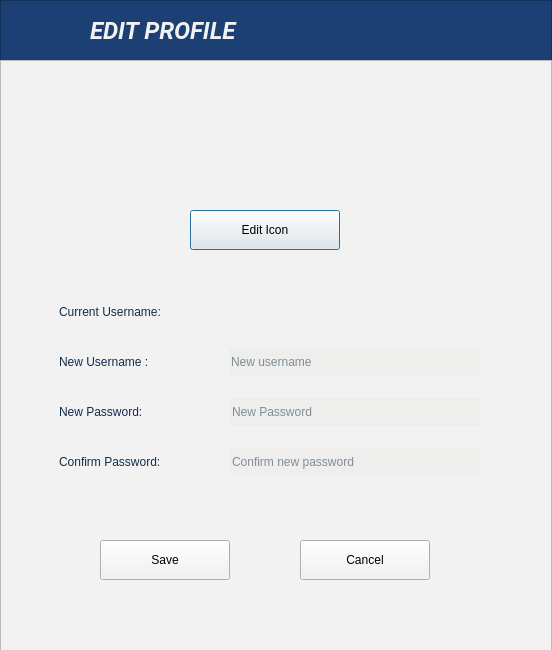
<?xml version="1.0" encoding="UTF-8"?>
<ui version="4.0">
 <class>changePasswordDialog</class>
 <widget class="QDialog" name="changePasswordDialog">
  <property name="geometry">
   <rect>
    <x>0</x>
    <y>0</y>
    <width>552</width>
    <height>650</height>
   </rect>
  </property>
  <property name="sizePolicy">
   <sizepolicy hsizetype="Fixed" vsizetype="Fixed">
    <horstretch>0</horstretch>
    <verstretch>0</verstretch>
   </sizepolicy>
  </property>
  <property name="font">
   <font>
    <family>Roboto Light</family>
   </font>
  </property>
  <property name="windowTitle">
   <string>Edit Profile</string>
  </property>
  <property name="windowIcon">
   <iconset resource="resource.qrc">
    <normaloff>:/images/user.png</normaloff>:/images/user.png</iconset>
  </property>
  <property name="styleSheet">
   <string notr="true">background-color: #F2F2f2;</string>
  </property>
  <widget class="QFrame" name="header_user_page">
   <property name="geometry">
    <rect>
     <x>0</x>
     <y>0</y>
     <width>552</width>
     <height>61</height>
    </rect>
   </property>
   <property name="styleSheet">
    <string notr="true">background-color: #1C4073;</string>
   </property>
   <property name="frameShape">
    <enum>QFrame::StyledPanel</enum>
   </property>
   <property name="frameShadow">
    <enum>QFrame::Raised</enum>
   </property>
   <widget class="QLabel" name="header_image_user_page">
    <property name="geometry">
     <rect>
      <x>6</x>
      <y>6</y>
      <width>61</width>
      <height>51</height>
     </rect>
    </property>
    <property name="text">
     <string/>
    </property>
    <property name="pixmap">
     <pixmap resource="resource.qrc">:/images/collaboration_white.png</pixmap>
    </property>
    <property name="scaledContents">
     <bool>true</bool>
    </property>
   </widget>
   <widget class="QLabel" name="label_2">
    <property name="geometry">
     <rect>
      <x>90</x>
      <y>10</y>
      <width>391</width>
      <height>41</height>
     </rect>
    </property>
    <property name="font">
     <font>
      <family>Roboto</family>
     </font>
    </property>
    <property name="styleSheet">
     <string notr="true">color: #f2f2f2;</string>
    </property>
    <property name="text">
     <string>&lt;html&gt;&lt;head/&gt;&lt;body&gt;&lt;p&gt;&lt;span style=&quot; font-size:18pt; font-weight:600; font-style:italic;&quot;&gt;EDIT PROFILE&lt;/span&gt;&lt;/p&gt;&lt;/body&gt;&lt;/html&gt;</string>
    </property>
   </widget>
  </widget>
  <widget class="QFrame" name="frame">
   <property name="geometry">
    <rect>
     <x>0</x>
     <y>60</y>
     <width>552</width>
     <height>591</height>
    </rect>
   </property>
   <property name="frameShape">
    <enum>QFrame::StyledPanel</enum>
   </property>
   <property name="frameShadow">
    <enum>QFrame::Raised</enum>
   </property>
   <widget class="QLabel" name="label_3">
    <property name="geometry">
     <rect>
      <x>200</x>
      <y>10</y>
      <width>130</width>
      <height>130</height>
     </rect>
    </property>
    <property name="text">
     <string/>
    </property>
    <property name="pixmap">
     <pixmap resource="resource.qrc">:/images/user_icon.png</pixmap>
    </property>
    <property name="scaledContents">
     <bool>true</bool>
    </property>
   </widget>
   <widget class="QPushButton" name="change_icon_pushButton">
    <property name="geometry">
     <rect>
      <x>190</x>
      <y>150</y>
      <width>150</width>
      <height>40</height>
     </rect>
    </property>
    <property name="cursor">
     <cursorShape>PointingHandCursor</cursorShape>
    </property>
    <property name="text">
     <string>Edit Icon</string>
    </property>
   </widget>
   <widget class="QPushButton" name="changepass_change_pushButton">
    <property name="geometry">
     <rect>
      <x>100</x>
      <y>480</y>
      <width>130</width>
      <height>40</height>
     </rect>
    </property>
    <property name="cursor">
     <cursorShape>PointingHandCursor</cursorShape>
    </property>
    <property name="text">
     <string>Save</string>
    </property>
   </widget>
   <widget class="QPushButton" name="changepass_cancel_pushButton">
    <property name="geometry">
     <rect>
      <x>300</x>
      <y>480</y>
      <width>130</width>
      <height>40</height>
     </rect>
    </property>
    <property name="cursor">
     <cursorShape>PointingHandCursor</cursorShape>
    </property>
    <property name="text">
     <string>Cancel</string>
    </property>
   </widget>
   <widget class="QFrame" name="gridFrame">
    <property name="geometry">
     <rect>
      <x>0</x>
      <y>230</y>
      <width>552</width>
      <height>201</height>
     </rect>
    </property>
    <property name="styleSheet">
     <string notr="true">margin-left: 20px;
margin-right: 20px;</string>
    </property>
    <property name="frameShape">
     <enum>QFrame::NoFrame</enum>
    </property>
    <property name="frameShadow">
     <enum>QFrame::Plain</enum>
    </property>
    <widget class="QLabel" name="changeuser_currentuser_label">
     <property name="geometry">
      <rect>
       <x>36</x>
       <y>8</y>
       <width>177</width>
       <height>28</height>
      </rect>
     </property>
     <property name="styleSheet">
      <string notr="true">color:  #102E4A;</string>
     </property>
     <property name="text">
      <string>Current Username:</string>
     </property>
    </widget>
    <widget class="QLabel" name="changeuser_username_label">
     <property name="geometry">
      <rect>
       <x>230</x>
       <y>8</y>
       <width>250</width>
       <height>28</height>
      </rect>
     </property>
     <property name="styleSheet">
      <string notr="true">color:  #102E4A;
margin: 0px;</string>
     </property>
     <property name="text">
      <string/>
     </property>
    </widget>
    <widget class="QLabel" name="changeuser_newusername_label">
     <property name="geometry">
      <rect>
       <x>36</x>
       <y>58</y>
       <width>173</width>
       <height>28</height>
      </rect>
     </property>
     <property name="styleSheet">
      <string notr="true">color:  #102E4A;</string>
     </property>
     <property name="text">
      <string>New Username :    </string>
     </property>
    </widget>
    <widget class="QLineEdit" name="changeuser_newuser_lineEdit">
     <property name="geometry">
      <rect>
       <x>229</x>
       <y>58</y>
       <width>251</width>
       <height>28</height>
      </rect>
     </property>
     <property name="sizePolicy">
      <sizepolicy hsizetype="Preferred" vsizetype="Preferred">
       <horstretch>0</horstretch>
       <verstretch>0</verstretch>
      </sizepolicy>
     </property>
     <property name="styleSheet">
      <string notr="true">color:  #102E4A;
border-radius: 2px;
background-color: rgb(238, 238, 236);
margin: 0px;</string>
     </property>
     <property name="placeholderText">
      <string>New username</string>
     </property>
    </widget>
    <widget class="QLabel" name="change_newpass_label">
     <property name="geometry">
      <rect>
       <x>36</x>
       <y>108</y>
       <width>151</width>
       <height>28</height>
      </rect>
     </property>
     <property name="styleSheet">
      <string notr="true">color:  #102E4A;</string>
     </property>
     <property name="text">
      <string>New Password:</string>
     </property>
    </widget>
    <widget class="QLineEdit" name="changepass_newpass_lineEdit">
     <property name="geometry">
      <rect>
       <x>230</x>
       <y>108</y>
       <width>250</width>
       <height>28</height>
      </rect>
     </property>
     <property name="sizePolicy">
      <sizepolicy hsizetype="Preferred" vsizetype="Preferred">
       <horstretch>0</horstretch>
       <verstretch>0</verstretch>
      </sizepolicy>
     </property>
     <property name="styleSheet">
      <string notr="true">color:  #102E4A; 
border-radius: 2px;
background-color: rgb(238, 238, 236);
margin: 0px;</string>
     </property>
     <property name="placeholderText">
      <string>New Password</string>
     </property>
    </widget>
    <widget class="QLineEdit" name="changepass_confirmpass_lineEdit">
     <property name="geometry">
      <rect>
       <x>230</x>
       <y>158</y>
       <width>250</width>
       <height>28</height>
      </rect>
     </property>
     <property name="sizePolicy">
      <sizepolicy hsizetype="Ignored" vsizetype="Ignored">
       <horstretch>0</horstretch>
       <verstretch>0</verstretch>
      </sizepolicy>
     </property>
     <property name="styleSheet">
      <string notr="true">color:  #102E4A; border-radius: 2px;
background-color: rgb(238, 238, 236);
margin: 0px;</string>
     </property>
     <property name="placeholderText">
      <string>Confirm new password</string>
     </property>
    </widget>
    <widget class="QLabel" name="change_confirmpass_label">
     <property name="geometry">
      <rect>
       <x>36</x>
       <y>158</y>
       <width>175</width>
       <height>28</height>
      </rect>
     </property>
     <property name="styleSheet">
      <string notr="true">color:  #102E4A;</string>
     </property>
     <property name="text">
      <string>Confirm Password:</string>
     </property>
    </widget>
   </widget>
  </widget>
 </widget>
 <resources>
  <include location="resource.qrc"/>
 </resources>
 <connections/>
</ui>
